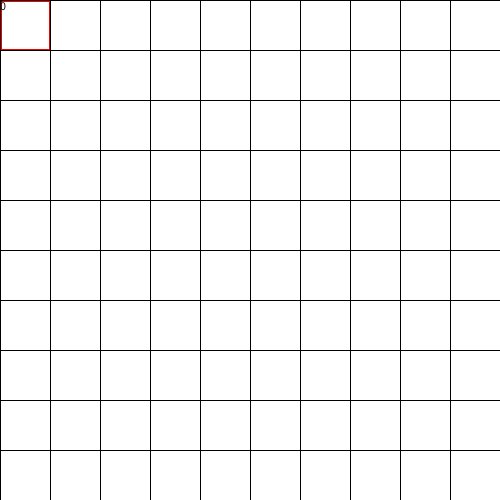
Frame 1 (no input)
Frame 60 (the mouse pressed at the canvas centre just before this capture): identical to frame 1, image omitted
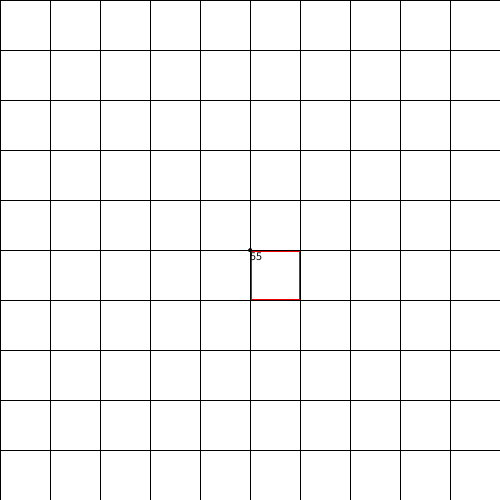
Frame 120 (the mouse held since frame 60 and released just before this capture)

The Processing sketch that drew these frames (run headless with seeded random() and noise(); from frame 60 on, the mouse is pressed at the canvas centre):

// Processing sketch: tasselation_new
// ── tasselation_new.pde
Blockmap b;
int rows, cols;
Thing t;
void setup() {
  size(500, 500);
  rows = 10;
  cols = 10;
  t = new Thing();
  b = new Blockmap(rows, cols, t);
}

void draw() {
  background(11);
  t.update();
  b.update(t);
  b.show();
  t.show();
}

// ── Block.pde
class Block {
  IntList things;
  int id;
  boolean thing;
  Offset p;

  Block(int x, int y, int id_) {
    p = new Offset(x, y);
    id = id_;
    things = new IntList();
    thing = false;
  }

  void show(int w, int h) {
    if (thing) {
      push();
      stroke(244, 0, 0);
      rect(p.x+1, p.y+1, w-2, h-2);
      pop();
      textOnBlock();
    } else {    
      rect(p.x, p.y, w, h);
    }
  }
  void textOnBlock() {
    push();
    fill(11);
    text(str(id), p.x, p.y+10);
    pop();
  }
}

// ── Blockmap.pde
class Blockmap {
  Header head;
  int nBlocks;
  Block[] b;

  Blockmap(int rows, int cols, Thing t) {
    nBlocks = rows * cols;
    initHeader();
    initBlocks();
    setThing(t);
  }
  void show() {
    for (int i = 0; i<nBlocks; i++) {
      println(t.x, t.y, t.block_id);
      b[i].show(head.w, head.h);
    }
  }

  void update(Thing t) {
    t.update();
    setThing(t);
  }

  void initBlocks() {
    int w = int(width/rows);
    int h = int(height/cols);
    b = new Block[nBlocks];
    int i = 0;
    for (int x = 0; x<width; x+=w) {
      for (int y = 0; y<height; y+=h) {
        b[i] = new Block(x+head.x0, y+head.y0, i);
        i++;
      }
    }
  }

  void initHeader() {
    int w = int(width/rows);
    int h = int(height/cols);
    head = new Header(0, 0, rows, cols, w, h);
  }

  void setThing(Thing t) {
    t.block_id = getBlock(t.x, t.y);
    if (t.block_id != t.last_block_id && t.last_block_id != -1) {
      b[t.last_block_id].thing = false;
    }
    if (t.block_id!=-1) {
      b[t.block_id].thing = true;
    }
  }

  int getBlock(int x, int y) {
    int x_ind = int(x/head.w);
    int y_ind = int(y/head.h);
    int ret_ind = x_ind+y_ind*head.cols;
    ret_ind = max(ret_ind, -1);
    ret_ind = (ret_ind>=head.rows*head.cols)?(-1):(ret_ind);
    return x_ind*head.cols+y_ind;
  }
}

// ── Header.pde
class Header{
  int x0, y0;
  int rows, cols;
  int w, h;
  Header(int x0_, int y0_, int rows_, int cols_, int w_, int h_){
    x0 = x0_;
    y0 = y0_;
    rows = rows_;
    cols = cols_;
    w = w_;
    h = h_;
  }
}

// ── Offset.pde
class Offset{
  int x, y;
  Offset(int x_, int y_){
    x = x_;
    y = y_;
  }
}

// ── Thing.pde
class Thing{
  int x, y;
  int last_block_id, block_id;
  Thing(){
    x = mouseX;
    y = mouseY;
  }
  
  void update(){
    x = mouseX;
    y = mouseY;
    last_block_id = block_id;
  }
  
  void show(){
    push();
    fill(11);
    ellipse(x,y,3,3);
    pop();
  }
}
